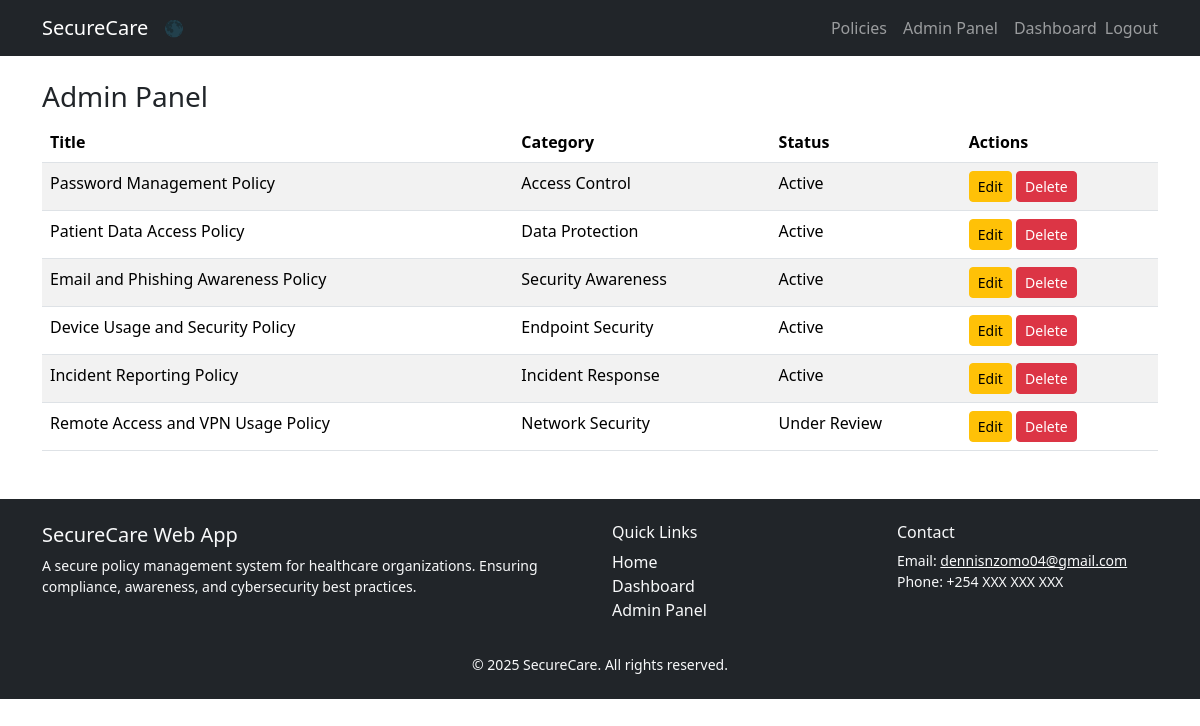
Page /admin-panel/ (signed in) on the committed database.
### policies/models.py (models this page shows, shortened)
class Policy(models.Model):
    title = models.CharField(max_length=200)
    category = models.CharField(max_length=100)
    description = models.TextField()
    status = models.CharField(
        max_length=100,
        choices=[
            ('Active', 'Active'),
            ('Under Review', 'Under_Review'),
        ]
    )
    created_at = models.DateTimeField(auto_now_add=True)

### policies/views.py (the view)
# urls.py: path('admin-panel/', views.admin_panel, name='admin_panel'),
@login_required
def admin_panel(request):
    policies = Policy.objects.all()
    return render(request, 'policies/admin_panel.html', {'policies': policies})

### policies/templates/policies/admin_panel.html
{% extends 'policies/base.html' %}
{% block content %}
<h3>Admin Panel</h3>
<table class="table table-striped">
    <thead>
    <tr>
        <th>Title</th>
        <th>Category</th>
        <th>Status</th>
        <th>Actions</th>
    </tr>
    </thead>
    <tbody>
    {% for policy in policies %}
    <tr>
        <td>{{ policy.title }}</td>
        <td>{{ policy.category }}</td>
        <td>{{ policy.status }}</td>
        <td>
            <a href="{% url 'edit_policy' policy.id %}" class="btn btn-sm btn-warning">Edit</a>
            <a href="{% url 'delete_policy' policy.id %}" class="btn btn-sm btn-danger">Delete</a>
        </td>
    </tr>
    {% empty %}
    <tr>
        <td colspan="4" class="text-center">No Policies Found</td>
    </tr>
    {% endfor %}
    </tbody>
</table>
{% endblock %}

### rows in the picture
Policy: title "Password Management Policy", category "Access Control", status "Active"
Policy: title "Patient Data Access Policy", category "Data Protection", status "Active"
Policy: title "Email and Phishing Awareness Policy", category "Security Awareness", status "Active"
Policy: title "Device Usage and Security Policy", category "Endpoint Security", status "Active"
Policy: title "Incident Reporting Policy", category "Incident Response", status "Active"
Policy: title "Remote Access and VPN Usage Policy", category "Network Security", status "Under Review"
